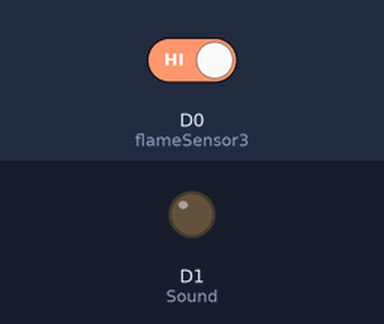
A sketch run on a simulated ESP8266 (NodeMCU). On the bench: output pins drawn as LEDs (lit = HIGH). The inputs (shaded band) are chosen by the test bench; at power-on: D0 (flameSensor3) HIGH. WiFi joins after 1.5 s; servers stay silent unless stated; what the sketch prints to the serial monitor is not drawn.

Above: at 3.8 s.
3.9 s: D0 (flameSensor3) driven LOW
At 8.3 s:
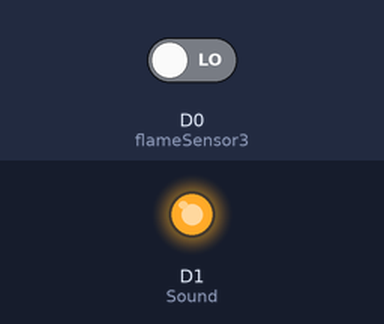
Timing chart, 0 to 11.0 s (numbered marks = the images above; inputs shaded):
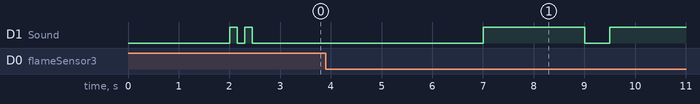

Measured:
- after the input at 3.9 s, D1 (Sound): LOW → HIGH after 3.1 s, → LOW 2.0 s later, → HIGH 0.50 s later

The sketch:

Client.ino
```cpp
/*
* Achmad Firdaus
*/
#include <SPI.h>
#include <ESP8266WiFi.h>
#include <SoftwareSerial.h>
#include <ESP8266HTTPClient.h>

IPAddress connecting(192, 168, 43, 23);

WiFiClient client;

const char* ssid     = "Your_SSID_WIFI";
const char* password = "Your_PASSWORD_WIFI";

String header;
String outData;
String DKebakaran = "KEBAKARAN";
String DAman = "AMAN";

#define flameSensor3 D0
#define Sound D1
int deteksiSensor3;

void setup() {
  Serial.begin(115200);
  pinMode(Sound,OUTPUT);
  Serial.print("Connecting to ");
  Serial.println(ssid);
  WiFi.begin(ssid, password);
  while (WiFi.status() != WL_CONNECTED) {
    delay(500);
    Serial.print(".");
  }
  Serial.println("");
  Serial.println("WiFi connected.");
  Serial.println("IP address: ");
  Serial.println(WiFi.localIP());

  delay(500);
  digitalWrite(Sound,HIGH);
  delay(150);
  digitalWrite(Sound,LOW);
  delay(150);
  digitalWrite(Sound,HIGH);
  delay(150);
  digitalWrite(Sound,LOW);
  delay(150);
}

void loop(){
  client.connect(connecting, 80);
  delay(1000);

  digitalWrite(Sound,LOW);
      deteksiSensor3 = digitalRead(flameSensor3);
        if (deteksiSensor3 == 0){
//           Serial.println("1");
           client.println("1\r");
           Serial.println("KEBAKARAN");
           digitalWrite(Sound,HIGH);
           delay1();
           }else{
              Serial.println("AMAN");
            }
  client.flush();
  delay(2000);
}
void delay1(){
  delay(2000);digitalWrite(Sound,LOW);
  delay(500);digitalWrite(Sound,HIGH);
  delay(6000);digitalWrite(Sound,LOW);
  delay(1000);
  }
```
